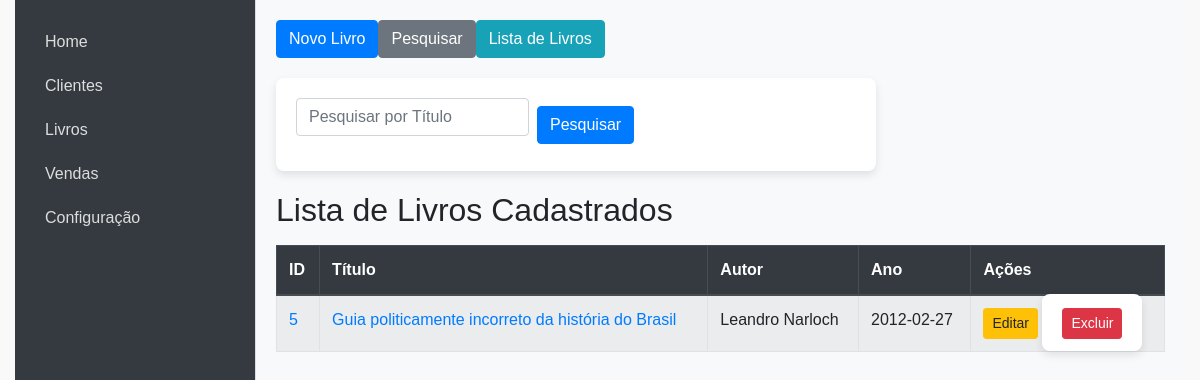
The page /livros (signed in) on the database as committed earlier.
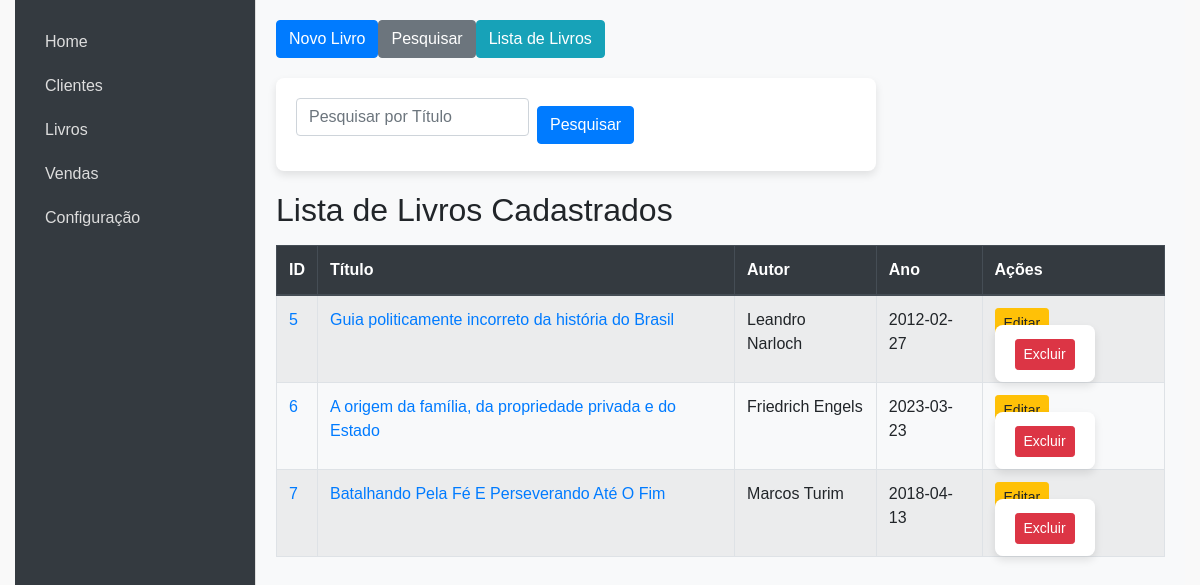
The same page on the database as committed later.
### models.py (models this page shows, shortened)
class Livro(db.Model):
    id = db.Column(db.Integer, primary_key=True)
    titulo = db.Column(db.String(100), nullable=False)
    autor = db.Column(db.String(100), nullable=False)
    editora = db.Column(db.String(100), nullable=False)
    idade_leitura = db.Column(db.String(100), nullable=False)
    isbn = db.Column(db.String(20), nullable=False)
    ano = db.Column(db.Integer, nullable=False)
    num_paginas = db.Column(db.Integer, nullable=False)
    valor = db.Column(db.Float, nullable=False)
    capa_livro = db.Column(db.String(200), nullable=True)
    estoque = db.Column(db.Integer, default=0)

### app.py (the view)
@app.route('/livros')
def livros():
    if 'username' not in session:
        return redirect(url_for('login'))
    livros = Livro.query.all()
    return render_template('livros.html', livros=livros)

### templates/livros.html (shortened to what this page needs)
{% extends "index.html" %}
{% block content %}
    <div class="top-menu mb-3 d-flex gap-2">
        <button class="btn btn-primary" onclick="window.location.href='{{ url_for('novo_livro') }}'">Novo Livro</button>
        <button id="showPesquisarButton" class="btn btn-secondary" onclick="togglePesquisar()">Pesquisar</button>
        <button class="btn btn-info" onclick="window.location.href='{{ url_for('livros') }}'">Lista de Livros</button>
    </div>
    <div id="pesquisarForm" class="hidden mb-3">
        <form action="{{ url_for('livros') }}" method="GET" class="form-inline">
            <input type="text" class="form-control mr-2" name="titulo" placeholder="Pesquisar por Título" value="{{ request.args.get('titulo', '') }}">
            <button type="submit" class="btn btn-primary">Pesquisar</button>
        </form>
    </div>
    <h2>Lista de Livros Cadastrados</h2>
    <table class="table table-striped table-bordered mt-3">
        <thead class="thead-dark">
            <tr>
                <th>ID</th>
                <th>Título</th>
                <th>Autor</th>
                <th>Ano</th>
                <th>Ações</th>
            </tr>
        </thead>
        <tbody>
            {% for livro in livros %}
            <tr>
                <td><a href="{{ url_for('visualizar_livro', id=livro.id) }}" target="_blank">{{ livro.id }}</a></td>
                <td><a href="{{ url_for('visualizar_livro', id=livro.id) }}" target="_blank">{{ livro.titulo }}</a></td>
                <td>{{ livro.autor }}</td>
                <td>{{ livro.ano }}</td>
                <td>
                    <a href="{{ url_for('editar_livro', id=livro.id) }}" class="btn btn-sm btn-warning">Editar</a>
                    <form action="{{ url_for('deletar_livro', id=livro.id) }}" method="POST" style="display:inline;">
                        <button type="submit" class="btn btn-sm btn-danger" onclick="return confirmarExclusao()">Excluir</button>
                    </form>
                </td>
            </tr>
            {% endfor %}
        </tbody>
    </table>
{% endblock %}

### templates/index.html (shortened to what this page needs)
<!DOCTYPE html>
<html lang="pt-BR">
<head>
    <link href="https://stackpath.bootstrapcdn.com/bootstrap/4.5.2/css/bootstrap.min.css" rel="stylesheet">
    <link rel="stylesheet" href="{{ url_for('static', filename='style.css') }}">
</head>
<body>
    <div class="container-fluid">
        <aside class="sidebar">
            <ul class="nav flex-column">
                <li class="nav-item"><a class="nav-link" href="/">Home</a></li>
                <li class="nav-item"><a class="nav-link" href="/clientes">Clientes</a></li>
                <li class="nav-item"><a class="nav-link" href="/livros">Livros</a></li>
                <li class="nav-item"><a class="nav-link" href="/vendas">Vendas</a></li>
                <li class="nav-item"><a class="nav-link" href="/configuracao">Configuração</a></li>
            </ul>
        </aside>
        <main class="content">
            {% block content %}{% endblock %}
        </main>
    </div>
</body>
</html>

### static/style.css (style rules this page uses)
* { margin: 0; padding: 0; box-sizing: border-box; }
body { font-family: Arial, sans-serif; background-color: #f9f9f9; height: 100vh; display: flex; }
.container-fluid { display: flex; width: 100%; height: 100%; }
.sidebar { width: 240px; background-color: #343a40; color: #fff; padding: 20px; position: fixed; height: 100%; overflow: auto; }
.sidebar .nav { flex-direction: column; }
.sidebar .nav-link { color: #ddd; font-size: 16px; padding: 10px; border-radius: 5px; }
.content { margin-left: 240px; padding: 20px; flex: 1; background-color: #f8f9fa; border-left: 1px solid #ddd; overflow-y: auto; }
form { margin: 20px 0; display: flex; flex-direction: column; width: 100%; max-width: 600px; background-color: #fff; padding: 20px; border-radius: 8px; box-shadow: 0 4px 8px rgba(0, 0, 0, 0.1); }
form input, form select { margin-bottom: 15px; padding: 10px; font-size: 14px; border: 1px solid #ddd; border-radius: 4px; width: 100%; }
form button { padding: 10px; background-color: #333; color: #fff; border: none; border-radius: 4px; font-size: 16px; cursor: pointer; }
table { width: 100%; border-collapse: collapse; margin-top: 20px; }
table th, table td { border: 1px solid #ddd; padding: 10px; text-align: left; }
table th { background-color: #f4f4f4; color: #333; }

Rows that differ between the two databases and show on the page:
added Livro: id "6", titulo "A origem da família, da propriedade privada e do Estado", autor "Friedrich Engels", ano "2023-03-23"
added Livro: id "7", titulo "Batalhando Pela Fé E Perseverando Até O Fim", autor "Marcos Turim", ano "2018-04-13"
